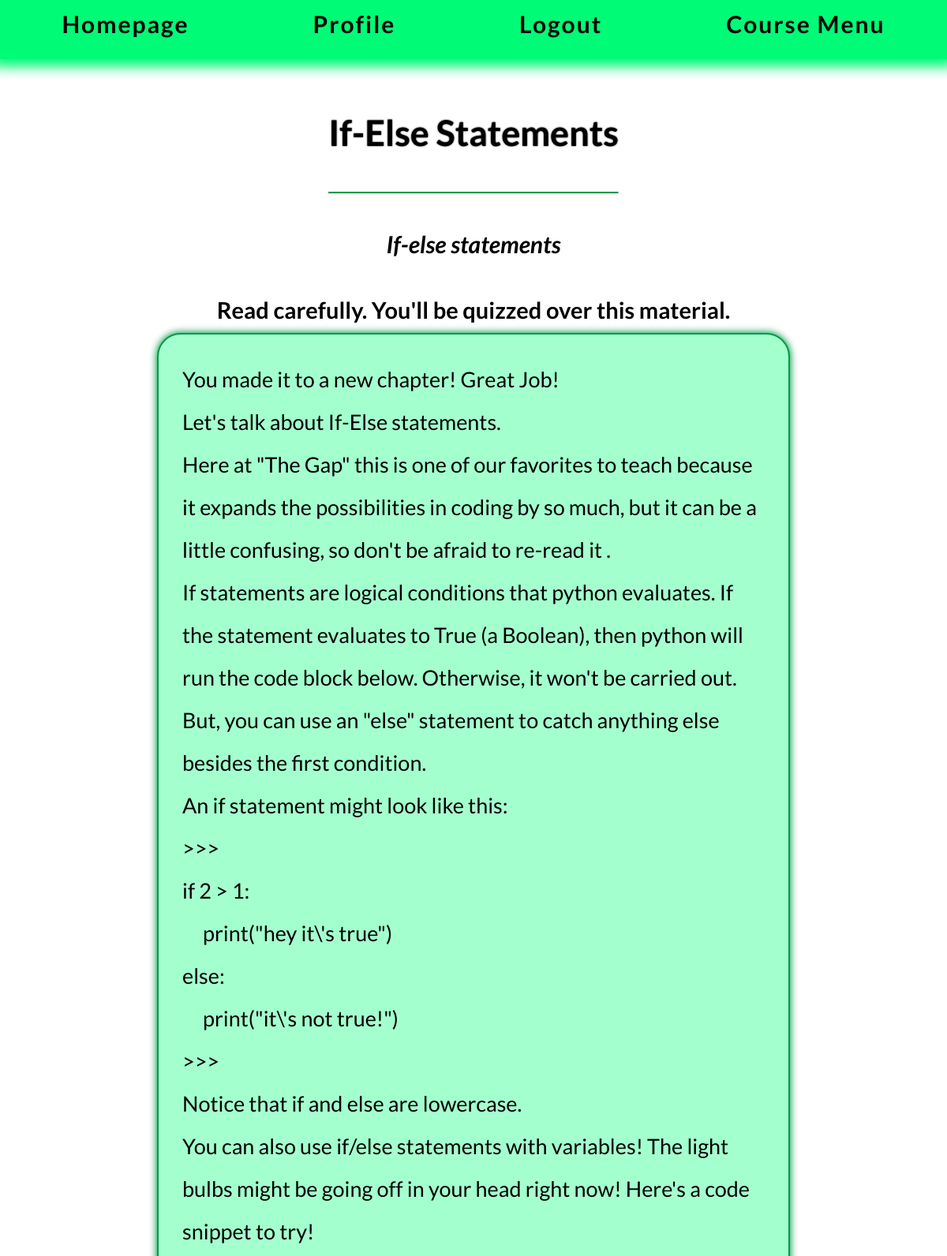
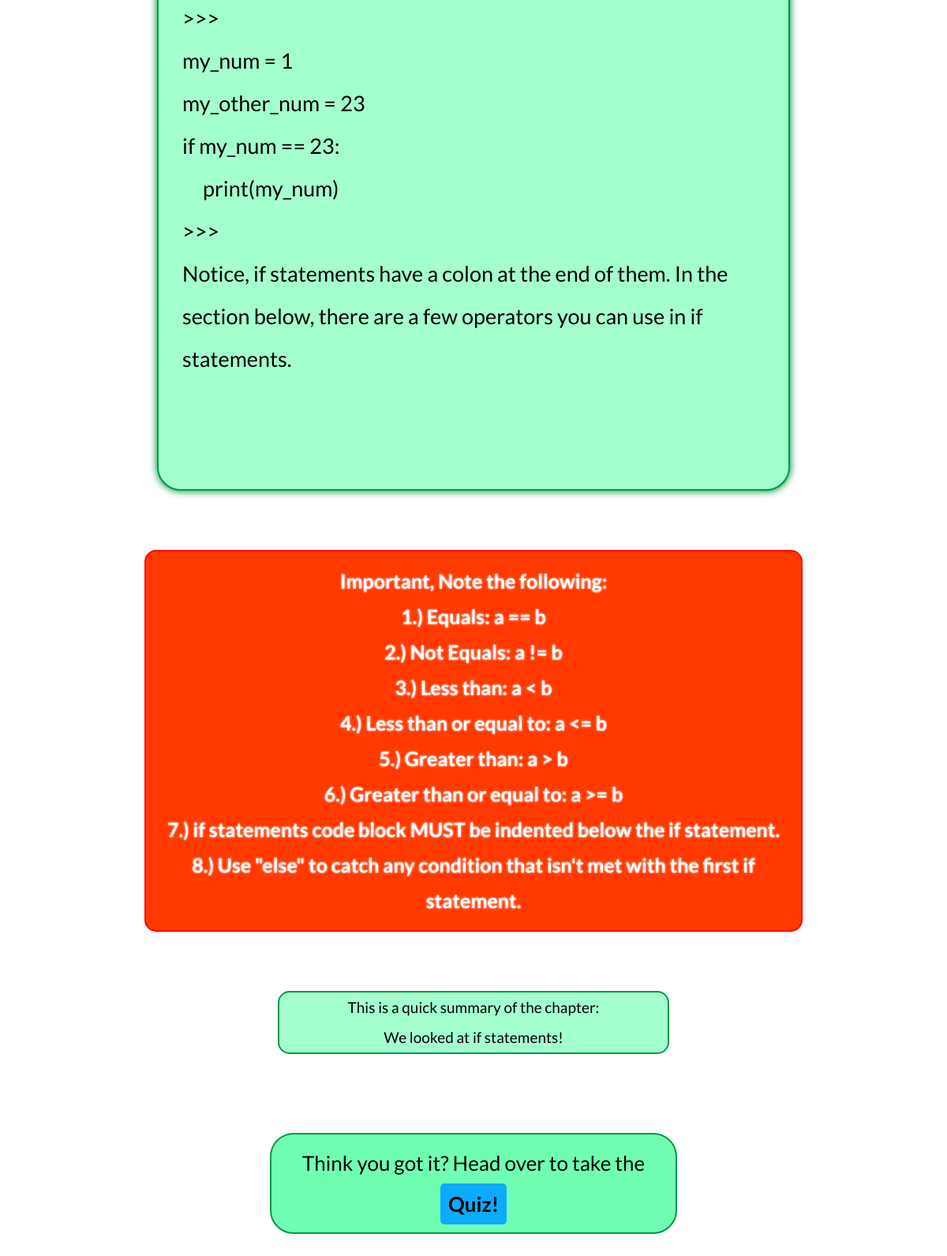
Page /course/Chapter/14/ (signed in) on the committed database (2 pictures, top to bottom).
### course/models.py (models this page shows, shortened)
class Chapter(models.Model):
    topic = models.ForeignKey(Topic, on_delete=models.CASCADE,default="") # TODO create a way to interactively edit chapter order. like a trello board list within the admin.
    title = models.CharField(max_length=100,default="Title")
    content = models.TextField(max_length=100000,default="Content")
    chapter_covers = models.CharField(max_length=50,default="Chapter covers:")
    summary = models.CharField(max_length=500,default="Chapter Summary:")
    completed = models.BooleanField(default=False)

class ImportantInstructionContent(models.Model):
    chapter = models.ForeignKey(Chapter, on_delete=models.CASCADE, default="")
    important_content = models.TextField(max_length=300,default="")

### course/views.py (the view)
# urls.py: path('Chapter/<int:chapter_id>/', views.ChapterView, name='Chapter_url'),
@login_required
def ChapterView(request,chapter_id):
    try:
        print("chapter.id" + str(chapter_id))
        CurrentChapter = Chapter.objects.get(pk=chapter_id)
        InstructionImportant = ImportantInstructionContent.objects.filter(chapter=CurrentChapter)
        object = "Chapter"
    except (KeyError, Chapter.DoesNotExist):
        return render(request,'course/ObjectDoesNotExist.html',{'object':'Chapter','error_message':error_message})
    else:
        return render(request, 'course/chapter_base.html',{'Chapter':CurrentChapter,
                                                           'ImportantInstructionContent':InstructionImportant})

### course/templatetags/course_in_category.py (called while the page is built)
@register.filter #LETS GO FIRST TRY I'M SO GOOD AT PYTHON LETS GOOOOO
def user_tag(content,user):
    return content.replace('{{ user.username }}',user.username)

### course/templates/course/chapter_base.html (shortened to what this page needs)
{% extends 'course/topbar.html' %}
{% load static %}
{% load course_in_category %}
{% block content %}
    <body>
    <div class="flex_container" id="flex_course_title">
        <div class = "course_title">
             <h1>{{ Chapter.title }}</h1><hr>
        </div>
        <div class= "chapter_covers">
            <h2><i>{{ Chapter.chapter_covers }}</i></h2>
        </div>
         <h3>Read carefully. You'll be quizzed over this material.</h3>
    </div>
    <div class="flex_container" id="flex_course_content">
        <div class= "main_content">
{{ Chapter.content|user_tag:user }}
        </div>
        <div class = "important_content">
             Important, Note the following:
             {% for important in ImportantInstructionContent %}
                <br>{{ forloop.counter }}.)
                     {{ important.important_content|user_tag:user }}
             {% endfor %}
        </div>
    </div>
    <div class = "chapter_summary">
        This is a quick summary of the chapter:
        <br>{{ Chapter.summary }}
    </div>
    <div class="chapter_end">
        Think you got it?
        Head over to take the <a href="{% url 'course:Quiz_url' Chapter.id %}">Quiz!</a>
    </div>
    </body>
{% endblock %}

### course/static/base.css (style rules this page uses)
:root { --black: #031A0D; --darker_green: #00c05b; --light_green: #00fb77; --lighter_green: #33FF94; --purple: #b357eb; --pink: #EB4BA2; --mg: #58eb40; --red: #eb3928; --yellow: #cce34; --offwhite: #B7BFEB; --grey: #e0e0e0; --color-primary-0: #00FF77; --color-primary-1: #A4FFCE; --color-primary-2: #70FFB2; --color-primary-3: #009947; --color-primary-4: #007637; --color-primary-5: #0DAAFF; --color-primary-6: #0083ca; --color-primary-7: #FF3900; --code_text: #f9f5fc; --border: solid var(--color-primary-3) 2px; --code_bg: #2B3245; --wide: 75%; --narrow: 50%; }
html { margin-left: 100px; margin-right: 100px; margin-top: 85px; margin-bottom: 85px; text-align: center; font-family: "Lato"; line-height: 2; }
hr { border-top: var(--border); color: var(--color-primary-2); }
.flex_container { display: flex; flex-direction: column; justify-content: center; align-items: center; }
#flex_course_title { display:flex; flex-direction: column; align-self: center; margin: auto; }
#flex_course_content { display: flex; flex-direction: column; justify-content: left; align-items: left; }
.important_content { color: white; font-size: 25px; font-weight: bold; padding: 15px; line-height: 1.8; border-radius: 15px; background-color: var(--color-primary-7); text-shadow: 0px 0px 3px white; border: solid red 2px; margin: 75px; }
h1 { font-size: 45px; text-shadow: 0px 0px 2px black; }
h2 { font-size: 30px; }
h3 { font-size: 29px; font-weight:bold; margin: auto; }
.main_content { display: flex; text-align: left; flex-direction: column; justify-content: left; font-size: 27px; width: var(--wide); border: var(--border); border-radius: 30px; margin: auto; flex-wrap: wrap; background-color: var(--color-primary-1); padding: 30px; white-space: pre-wrap; box-shadow: 0px 0px 10px 1px var(--color-primary-3); }
.chapter_summary { font-size: 19px; margin-bottom: 10px; margin: 0 auto; border: var(--border); border-radius: 15px; width: var(--narrow); background-color: var(--color-primary-1); }
.chapter_end { font-size: 26px; width: var(--narrow); padding: 10px; margin: auto; margin-top: 100px; margin-bottom: 100px; border: var(--border); border-radius: 30px; background-color: var(--color-primary-2); }
a { font-style: normal; color: black; font-weight: bold; text-decoration: none; padding: 10px; border-radius: 5px; background-color: var(--color-primary-5); margin: auto; }

### rows in the picture
Chapter: title "If-Else Statements", chapter_covers "If-else statements", content|user_tag "You made it to a new chapter! Great Job! Let's talk about If-Else statements. Here at \"The Gap\" this is one of our favorites to teach because it expands the possibilities in coding by so much, but it can be a little confusing, so don't be afraid to re-read it . If statements are logical conditions that python evaluates. If the statement evaluates to True (a Boolean), then python will run the code block below. Otherwise, it won't be carried out. But, you can use an \"else\" statement to catch anything else besides the first condition. An if statement might look like this: >>> if 2 > 1: print(\"hey it\\'s true\") else: print(\"it\\'s not true!\") >>> Notice that if and else are lowercase. You can…", summary "We looked at if statements!"
ImportantInstructionContent: important_content|user_tag "Equals: a == b"
ImportantInstructionContent: important_content|user_tag "Not Equals: a != b"
ImportantInstructionContent: important_content|user_tag "Less than: a < b"
ImportantInstructionContent: important_content|user_tag "Less than or equal to: a <= b"
ImportantInstructionContent: important_content|user_tag "Greater than: a > b"
ImportantInstructionContent: important_content|user_tag "Greater than or equal to: a >= b"
ImportantInstructionContent: important_content|user_tag "if statements code block MUST be indented below the if statement."
ImportantInstructionContent: important_content|user_tag "Use \"else\" to catch any condition that isn't met with the first if statement."
